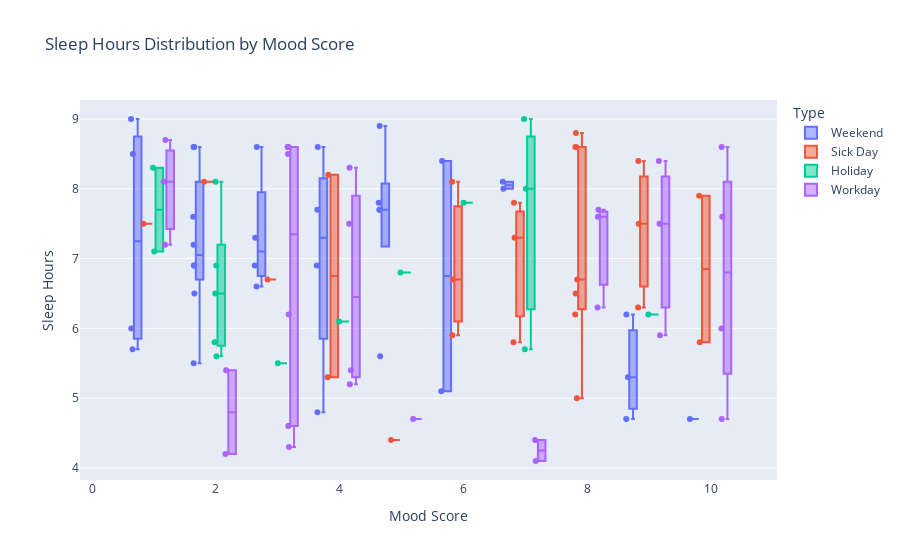
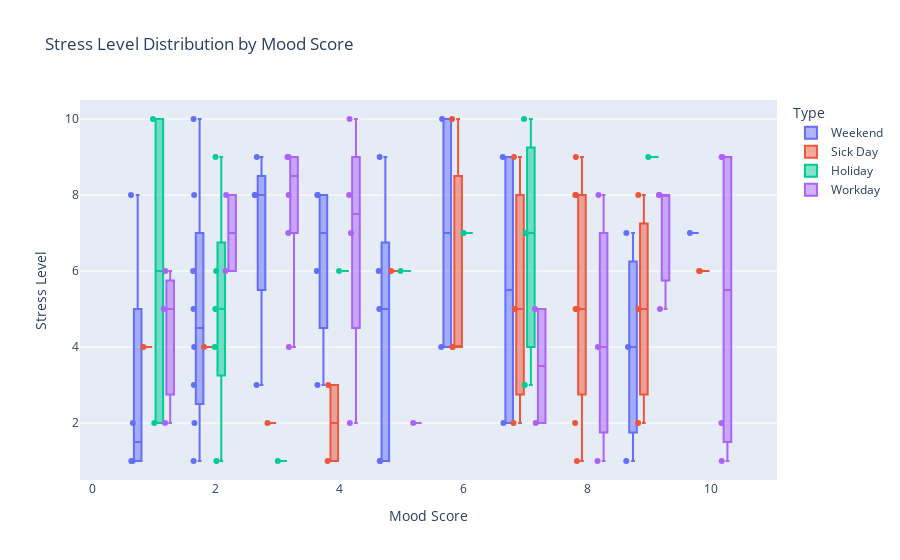
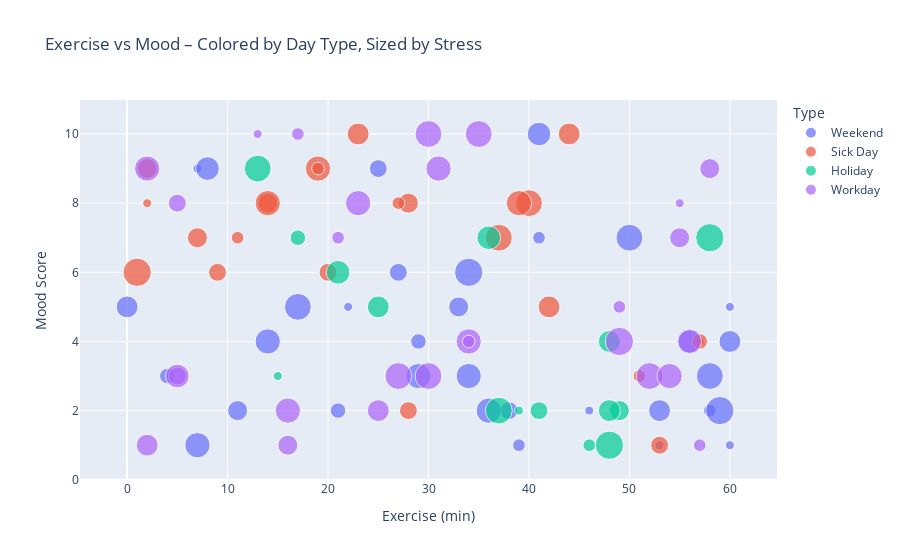
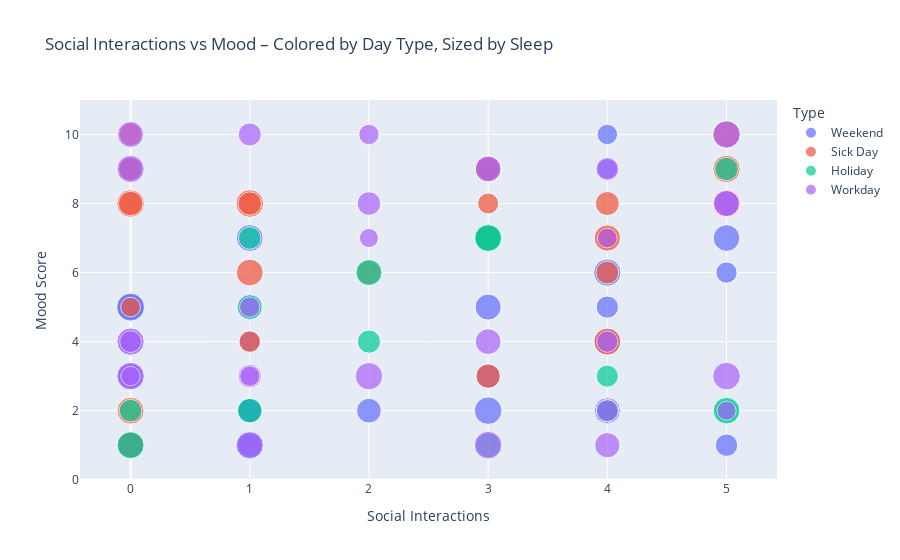

Notebook code cell kept with these figures, in order:
### Markdown cell above
## **📊 Step 3: Behavioral Analysis**

In this step, we will investigate how lifestyle factors such as `Sleep Hours`, `Exercise`, `Stress Level`, and `Social Interactions` relate to `Mood Score`.

We will use a combination of `boxplots` and `scatter plots` to identify distribution patterns and potential correlations.  
This will help us understand which behaviors are most strongly associated with emotional well-being, and how these relationships vary across different day types (`Type`).

### Code cell
# Sleep Hours vs Mood Score
print("Boxplot ( Sleep Hours vs Mood Score )")
px.box(df, x="Mood Score", y="Sleep Hours", color="Type", points="all",
       title="Sleep Hours Distribution by Mood Score").show()


# Stress Level vs Mood Score
print("Boxplot ( Stress Level vs Mood Score )")
px.box(df, x="Mood Score", y="Stress Level", color="Type", points="all",
       title="Stress Level Distribution by Mood Score").show()


# Exercise vs Mood Score
print("Scatterplot ( Exercise vs Mood Score )")
px.scatter(df, x="Exercise (min)", y="Mood Score", color="Type", size="Stress Level",
           title="Exercise vs Mood – Colored by Day Type, Sized by Stress").show()


# Social Interactions vs Mood Score
print("Scatterplot ( Social Interactions vs Mood Score )")
px.scatter(df, x="Social Interactions", y="Mood Score", color="Type", size="Sleep Hours",
           title="Social Interactions vs Mood – Colored by Day Type, Sized by Sleep").show()

### Figure 1 — Plotly figure (JSON) as saved in the notebook; plotly's stock layout.template omitted (floating-point values rounded to 4 significant figures)
{"data": [{"alignmentgroup": "True", "boxpoints": "all", "hovertemplate": "Type=Weekend<br>Mood Score=%{x}<br>Sleep Hours=%{y}<extra></extra>", "legendgroup": "Weekend", "marker": {"color": "#636efa"}, "name": "Weekend", "notched": false, "offsetgroup": "Weekend", "orientation": "v", "showlegend": true, "type": "box", "x": [4, 3, 1, 2, 4, 2, 3, 4, 6, 9, 6, 3, 3, 9, 2, 2, 9, 2, 2, 4, 1, 5, 2, 2, 1, 10, 7, 5, 7, 1, 5, 5, 5], "x0": " ", "xaxis": "x", "y": [4.8, 8.6, 8.5, 8.6, 8.6, 7.6, 6.9, 7.7, 5.1, 5.3, 8.4, 7.3, 6.6, 4.7, 5.5, 7.2, 6.2, 6.9, 8.6, 6.9, 5.7, 7.7, 6.9, 6.5, 6.0, 4.7, 8.1, 7.8, 8.0, 9.0, 8.9, 5.6, 7.7], "y0": " ", "yaxis": "y"}, {"alignmentgroup": "True", "boxpoints": "all", "hovertemplate": "Type=Sick Day<br>Mood Score=%{x}<br>Sleep Hours=%{y}<extra></extra>", "legendgroup": "Sick Day", "marker": {"color": "#EF553B"}, "name": "Sick Day", "notched": false, "offsetgroup": "Sick Day", "orientation": "v", "showlegend": true, "type": "box", "x": [10, 8, 7, 8, 8, 6, 5, 9, 8, 9, 8, 6, 7, 7, 10, 8, 4, 9, 4, 6, 1, 3, 8, 2], "x0": " ", "xaxis": "x", "y": [5.8, 6.5, 7.3, 8.8, 5.0, 8.1, 4.4, 7.5, 8.6, 8.4, 8.6, 6.7, 5.8, 7.8, 7.9, 6.2, 5.3, 6.3, 8.2, 5.9, 7.5, 6.7, 6.7, 8.1], "y0": " ", "yaxis": "y"}, {"alignmentgroup": "True", "boxpoints": "all", "hovertemplate": "Type=Holiday<br>Mood Score=%{x}<br>Sleep Hours=%{y}<extra></extra>", "legendgroup": "Holiday", "marker": {"color": "#00cc96"}, "name": "Holiday", "notched": false, "offsetgroup": "Holiday", "orientation": "v", "showlegend": true, "type": "box", "x": [7, 1, 2, 4, 2, 2, 1, 6, 2, 5, 7, 3, 7, 9, 2], "x0": " ", "xaxis": "x", "y": [9.0, 8.3, 5.6, 6.1, 6.5, 6.9, 7.1, 7.8, 8.1, 6.8, 8.0, 5.5, 5.7, 6.2, 5.8], "y0": " ", "yaxis": "y"}, {"alignmentgroup": "True", "boxpoints": "all", "hovertemplate": "Type=Workday<br>Mood Score=%{x}<br>Sleep Hours=%{y}<extra></extra>", "legendgroup": "Workday", "marker": {"color": "#ab63fa"}, "name": "Workday", "notched": false, "offsetgroup": "Workday", "orientation": "v", "showlegend": true, "type": "box", "x": [4, 1, 4, 8, 3, 4, 9, 2, 3, 5, 10, 9, 9, 4, 3, 7, 10, 7, 3, 3, 3, 8, 2, 8, 1, 1, 10, 10], "x0": " ", "xaxis": "x", "y": [7.5, 8.1, 8.3, 6.3, 8.6, 5.2, 5.9, 4.2, 8.6, 4.7, 6.0, 7.5, 8.4, 5.4, 6.2, 4.4, 4.7, 4.1, 4.3, 8.5, 4.6, 7.6, 5.4, 7.7, 8.7, 7.2, 8.6, 7.6], "y0": " ", "yaxis": "y"}], "layout": {"boxmode": "group", "legend": {"title": {"text": "Type"}, "tracegroupgap": 0}, "title": {"text": "Sleep Hours Distribution by Mood Score"}, "xaxis": {"anchor": "y", "domain": [0, 1], "title": {"text": "Mood Score"}}, "yaxis": {"anchor": "x", "domain": [0, 1], "title": {"text": "Sleep Hours"}}}}

### Figure 2 — Plotly figure (JSON) as saved in the notebook; plotly's stock layout.template omitted (floating-point values rounded to 4 significant figures)
{"data": [{"alignmentgroup": "True", "boxpoints": "all", "hovertemplate": "Type=Weekend<br>Mood Score=%{x}<br>Stress Level=%{y}<extra></extra>", "legendgroup": "Weekend", "marker": {"color": "#636efa"}, "name": "Weekend", "notched": false, "offsetgroup": "Weekend", "orientation": "v", "showlegend": true, "type": "box", "x": [4, 3, 1, 2, 4, 2, 3, 4, 6, 9, 6, 3, 3, 9, 2, 2, 9, 2, 2, 4, 1, 5, 2, 2, 1, 10, 7, 5, 7, 1, 5, 5, 5], "x0": " ", "xaxis": "x", "y": [8, 9, 1, 6, 6, 5, 8, 3, 4, 1, 10, 3, 8, 4, 2, 10, 7, 3, 4, 8, 2, 1, 1, 8, 8, 7, 2, 1, 9, 1, 5, 9, 6], "y0": " ", "yaxis": "y"}, {"alignmentgroup": "True", "boxpoints": "all", "hovertemplate": "Type=Sick Day<br>Mood Score=%{x}<br>Stress Level=%{y}<extra></extra>", "legendgroup": "Sick Day", "marker": {"color": "#EF553B"}, "name": "Sick Day", "notched": false, "offsetgroup": "Sick Day", "orientation": "v", "showlegend": true, "type": "box", "x": [10, 8, 7, 8, 8, 6, 5, 9, 8, 9, 8, 6, 7, 7, 10, 8, 4, 9, 4, 6, 1, 3, 8, 2], "x0": " ", "xaxis": "x", "y": [6, 9, 5, 5, 2, 10, 6, 8, 1, 5, 5, 4, 9, 2, 6, 8, 1, 2, 3, 4, 4, 2, 8, 4], "y0": " ", "yaxis": "y"}, {"alignmentgroup": "True", "boxpoints": "all", "hovertemplate": "Type=Holiday<br>Mood Score=%{x}<br>Stress Level=%{y}<extra></extra>", "legendgroup": "Holiday", "marker": {"color": "#00cc96"}, "name": "Holiday", "notched": false, "offsetgroup": "Holiday", "orientation": "v", "showlegend": true, "type": "box", "x": [7, 1, 2, 4, 2, 2, 1, 6, 2, 5, 7, 3, 7, 9, 2], "x0": " ", "xaxis": "x", "y": [7, 2, 5, 6, 1, 9, 10, 7, 6, 6, 3, 1, 10, 9, 4], "y0": " ", "yaxis": "y"}, {"alignmentgroup": "True", "boxpoints": "all", "hovertemplate": "Type=Workday<br>Mood Score=%{x}<br>Stress Level=%{y}<extra></extra>", "legendgroup": "Workday", "marker": {"color": "#ab63fa"}, "name": "Workday", "notched": false, "offsetgroup": "Workday", "orientation": "v", "showlegend": true, "type": "box", "x": [4, 1, 4, 8, 3, 4, 9, 2, 3, 5, 10, 9, 9, 4, 3, 7, 10, 7, 3, 3, 3, 8, 2, 8, 1, 1, 10, 10], "x0": " ", "xaxis": "x", "y": [10, 6, 8, 4, 9, 2, 8, 8, 4, 2, 1, 8, 5, 7, 7, 2, 9, 5, 9, 8, 9, 8, 6, 1, 5, 2, 2, 9], "y0": " ", "yaxis": "y"}], "layout": {"boxmode": "group", "legend": {"title": {"text": "Type"}, "tracegroupgap": 0}, "title": {"text": "Stress Level Distribution by Mood Score"}, "xaxis": {"anchor": "y", "domain": [0, 1], "title": {"text": "Mood Score"}}, "yaxis": {"anchor": "x", "domain": [0, 1], "title": {"text": "Stress Level"}}}}

### Figure 3 — Plotly figure (JSON) as saved in the notebook; plotly's stock layout.template omitted (floating-point values rounded to 4 significant figures)
{"data": [{"hovertemplate": "Type=Weekend<br>Exercise (min)=%{x}<br>Mood Score=%{y}<br>Stress Level=%{marker.size}<extra></extra>", "legendgroup": "Weekend", "marker": {"color": "#636efa", "size": [8, 9, 1, 6, 6, 5, 8, 3, 4, 1, 10, 3, 8, 4, 2, 10, 7, 3, 4, 8, 2, 1, 1, 8, 8, 7, 2, 1, 9, 1, 5, 9, 6], "sizemode": "area", "sizeref": 0.025, "symbol": "circle"}, "mode": "markers", "name": "Weekend", "orientation": "v", "showlegend": true, "type": "scatter", "x": [14, 58, 60, 53, 60, 11, 34, 29, 27, 7, 34, 4, 29, 25, 58, 59, 8, 21, 38, 56, 39, 60, 46, 36, 7, 41, 41, 22, 50, 53, 33, 17, 0], "xaxis": "x", "y": [4, 3, 1, 2, 4, 2, 3, 4, 6, 9, 6, 3, 3, 9, 2, 2, 9, 2, 2, 4, 1, 5, 2, 2, 1, 10, 7, 5, 7, 1, 5, 5, 5], "yaxis": "y"}, {"hovertemplate": "Type=Sick Day<br>Exercise (min)=%{x}<br>Mood Score=%{y}<br>Stress Level=%{marker.size}<extra></extra>", "legendgroup": "Sick Day", "marker": {"color": "#EF553B", "size": [6, 9, 5, 5, 2, 10, 6, 8, 1, 5, 5, 4, 9, 2, 6, 8, 1, 2, 3, 4, 4, 2, 8, 4], "sizemode": "area", "sizeref": 0.025, "symbol": "circle"}, "mode": "markers", "name": "Sick Day", "orientation": "v", "showlegend": true, "type": "scatter", "x": [44, 40, 7, 28, 27, 1, 42, 19, 2, 2, 14, 9, 37, 11, 23, 39, 57, 19, 57, 20, 53, 51, 14, 28], "xaxis": "x", "y": [10, 8, 7, 8, 8, 6, 5, 9, 8, 9, 8, 6, 7, 7, 10, 8, 4, 9, 4, 6, 1, 3, 8, 2], "yaxis": "y"}, {"hovertemplate": "Type=Holiday<br>Exercise (min)=%{x}<br>Mood Score=%{y}<br>Stress Level=%{marker.size}<extra></extra>", "legendgroup": "Holiday", "marker": {"color": "#00cc96", "size": [7, 2, 5, 6, 1, 9, 10, 7, 6, 6, 3, 1, 10, 9, 4], "sizemode": "area", "sizeref": 0.025, "symbol": "circle"}, "mode": "markers", "name": "Holiday", "orientation": "v", "showlegend": true, "type": "scatter", "x": [36, 46, 49, 48, 39, 37, 48, 21, 48, 25, 17, 15, 58, 13, 41], "xaxis": "x", "y": [7, 1, 2, 4, 2, 2, 1, 6, 2, 5, 7, 3, 7, 9, 2], "yaxis": "y"}, {"hovertemplate": "Type=Workday<br>Exercise (min)=%{x}<br>Mood Score=%{y}<br>Stress Level=%{marker.size}<extra></extra>", "legendgroup": "Workday", "marker": {"color": "#ab63fa", "size": [10, 6, 8, 4, 9, 2, 8, 8, 4, 2, 1, 8, 5, 7, 7, 2, 9, 5, 9, 8, 9, 8, 6, 1, 5, 2, 2, 9], "sizemode": "area", "sizeref": 0.025, "symbol": "circle"}, "mode": "markers", "name": "Workday", "orientation": "v", "showlegend": true, "type": "scatter", "x": [49, 2, 34, 5, 52, 34, 2, 16, 5, 49, 13, 31, 58, 56, 5, 21, 35, 55, 30, 54, 27, 23, 25, 55, 16, 57, 17, 30], "xaxis": "x", "y": [4, 1, 4, 8, 3, 4, 9, 2, 3, 5, 10, 9, 9, 4, 3, 7, 10, 7, 3, 3, 3, 8, 2, 8, 1, 1, 10, 10], "yaxis": "y"}], "layout": {"legend": {"itemsizing": "constant", "title": {"text": "Type"}, "tracegroupgap": 0}, "title": {"text": "Exercise vs Mood – Colored by Day Type, Sized by Stress"}, "xaxis": {"anchor": "y", "domain": [0, 1], "title": {"text": "Exercise (min)"}}, "yaxis": {"anchor": "x", "domain": [0, 1], "title": {"text": "Mood Score"}}}}

### Figure 4 — Plotly figure (JSON) as saved in the notebook; plotly's stock layout.template omitted (floating-point values rounded to 4 significant figures)
{"data": [{"hovertemplate": "Type=Weekend<br>Social Interactions=%{x}<br>Mood Score=%{y}<br>Sleep Hours=%{marker.size}<extra></extra>", "legendgroup": "Weekend", "marker": {"color": "#636efa", "size": [4.8, 8.6, 8.5, 8.6, 8.6, 7.6, 6.9, 7.7, 5.1, 5.3, 8.4, 7.3, 6.6, 4.7, 5.5, 7.2, 6.2, 6.9, 8.6, 6.9, 5.7, 7.7, 6.9, 6.5, 6.0, 4.7, 8.1, 7.8, 8.0, 9.0, 8.9, 5.6, 7.7], "sizemode": "area", "sizeref": 0.0225, "symbol": "circle"}, "mode": "markers", "name": "Weekend", "orientation": "v", "showlegend": true, "type": "scatter", "x": [1, 0, 0, 4, 0, 4, 0, 4, 5, 3, 4, 0, 3, 4, 4, 4, 0, 2, 3, 0, 5, 1, 1, 1, 1, 4, 1, 0, 5, 1, 0, 4, 3], "xaxis": "x", "y": [4, 3, 1, 2, 4, 2, 3, 4, 6, 9, 6, 3, 3, 9, 2, 2, 9, 2, 2, 4, 1, 5, 2, 2, 1, 10, 7, 5, 7, 1, 5, 5, 5], "yaxis": "y"}, {"hovertemplate": "Type=Sick Day<br>Social Interactions=%{x}<br>Mood Score=%{y}<br>Sleep Hours=%{marker.size}<extra></extra>", "legendgroup": "Sick Day", "marker": {"color": "#EF553B", "size": [5.8, 6.5, 7.3, 8.8, 5.0, 8.1, 4.4, 7.5, 8.6, 8.4, 8.6, 6.7, 5.8, 7.8, 7.9, 6.2, 5.3, 6.3, 8.2, 5.9, 7.5, 6.7, 6.7, 8.1], "sizemode": "area", "sizeref": 0.0225, "symbol": "circle"}, "mode": "markers", "name": "Sick Day", "orientation": "v", "showlegend": true, "type": "scatter", "x": [0, 4, 3, 5, 3, 1, 0, 3, 0, 5, 1, 2, 4, 4, 5, 1, 1, 0, 4, 4, 0, 3, 0, 0], "xaxis": "x", "y": [10, 8, 7, 8, 8, 6, 5, 9, 8, 9, 8, 6, 7, 7, 10, 8, 4, 9, 4, 6, 1, 3, 8, 2], "yaxis": "y"}, {"hovertemplate": "Type=Holiday<br>Social Interactions=%{x}<br>Mood Score=%{y}<br>Sleep Hours=%{marker.size}<extra></extra>", "legendgroup": "Holiday", "marker": {"color": "#00cc96", "size": [9.0, 8.3, 5.6, 6.1, 6.5, 6.9, 7.1, 7.8, 8.1, 6.8, 8.0, 5.5, 5.7, 6.2, 5.8], "sizemode": "area", "sizeref": 0.0225, "symbol": "circle"}, "mode": "markers", "name": "Holiday", "orientation": "v", "showlegend": true, "type": "scatter", "x": [3, 0, 4, 2, 5, 1, 3, 2, 5, 1, 3, 4, 1, 5, 0], "xaxis": "x", "y": [7, 1, 2, 4, 2, 2, 1, 6, 2, 5, 7, 3, 7, 9, 2], "yaxis": "y"}, {"hovertemplate": "Type=Workday<br>Social Interactions=%{x}<br>Mood Score=%{y}<br>Sleep Hours=%{marker.size}<extra></extra>", "legendgroup": "Workday", "marker": {"color": "#ab63fa", "size": [7.5, 8.1, 8.3, 6.3, 8.6, 5.2, 5.9, 4.2, 8.6, 4.7, 6.0, 7.5, 8.4, 5.4, 6.2, 4.4, 4.7, 4.1, 4.3, 8.5, 4.6, 7.6, 5.4, 7.7, 8.7, 7.2, 8.6, 7.6], "sizemode": "area", "sizeref": 0.0225, "symbol": "circle"}, "mode": "markers", "name": "Workday", "orientation": "v", "showlegend": true, "type": "scatter", "x": [3, 1, 0, 2, 0, 4, 4, 5, 5, 1, 1, 3, 0, 0, 1, 4, 2, 2, 0, 2, 1, 5, 4, 5, 3, 4, 5, 0], "xaxis": "x", "y": [4, 1, 4, 8, 3, 4, 9, 2, 3, 5, 10, 9, 9, 4, 3, 7, 10, 7, 3, 3, 3, 8, 2, 8, 1, 1, 10, 10], "yaxis": "y"}], "layout": {"legend": {"itemsizing": "constant", "title": {"text": "Type"}, "tracegroupgap": 0}, "title": {"text": "Social Interactions vs Mood – Colored by Day Type, Sized by Sleep"}, "xaxis": {"anchor": "y", "domain": [0, 1], "title": {"text": "Social Interactions"}}, "yaxis": {"anchor": "x", "domain": [0, 1], "title": {"text": "Mood Score"}}}}
